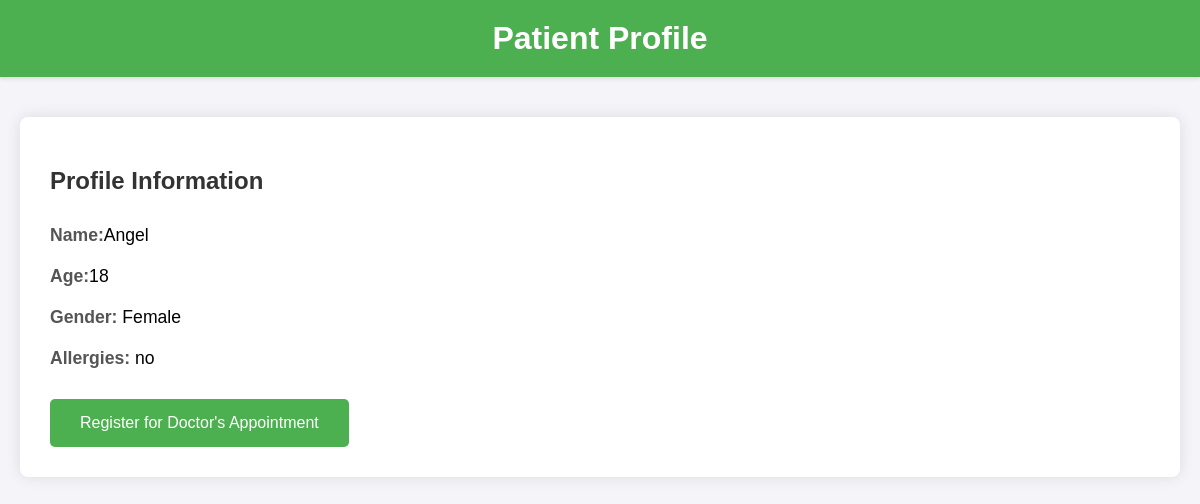
The page /patient-profile/ on the database as committed earlier.
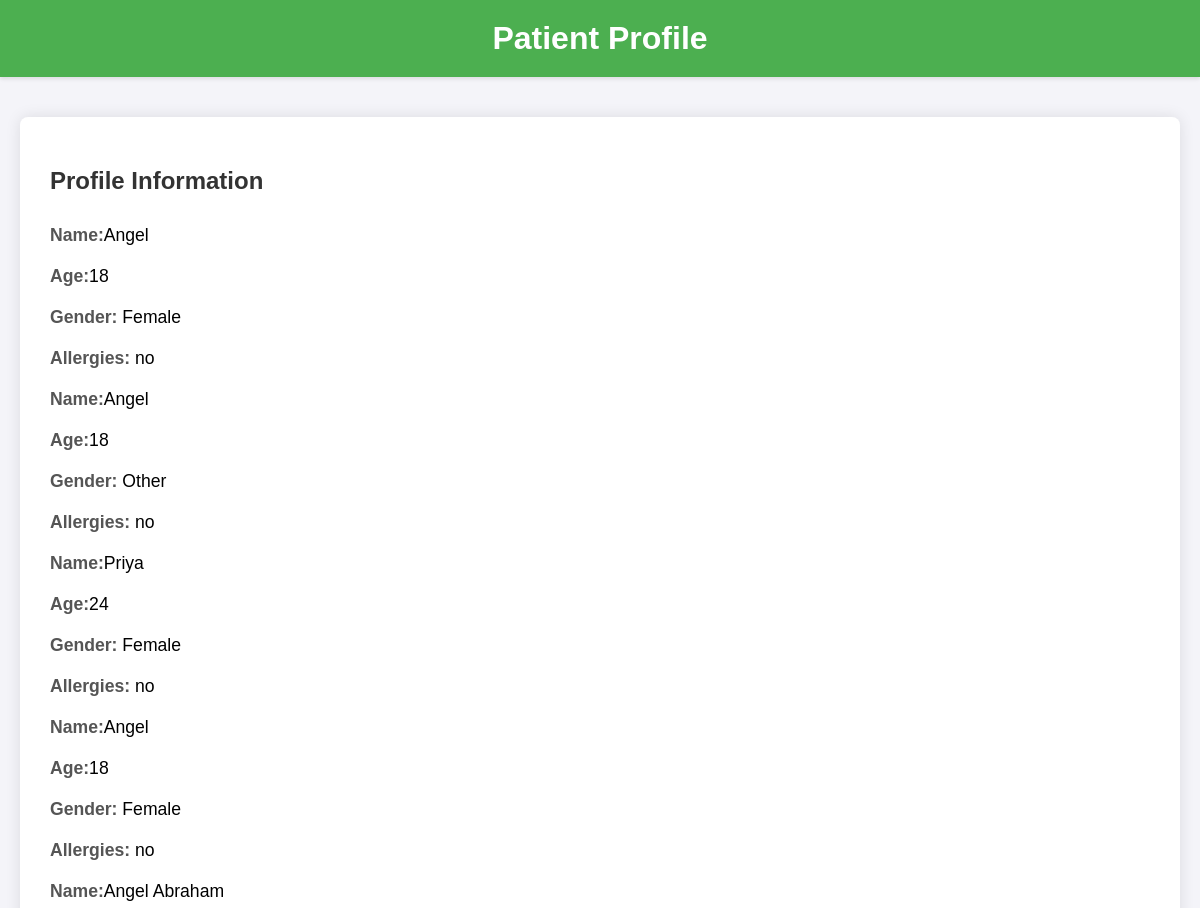
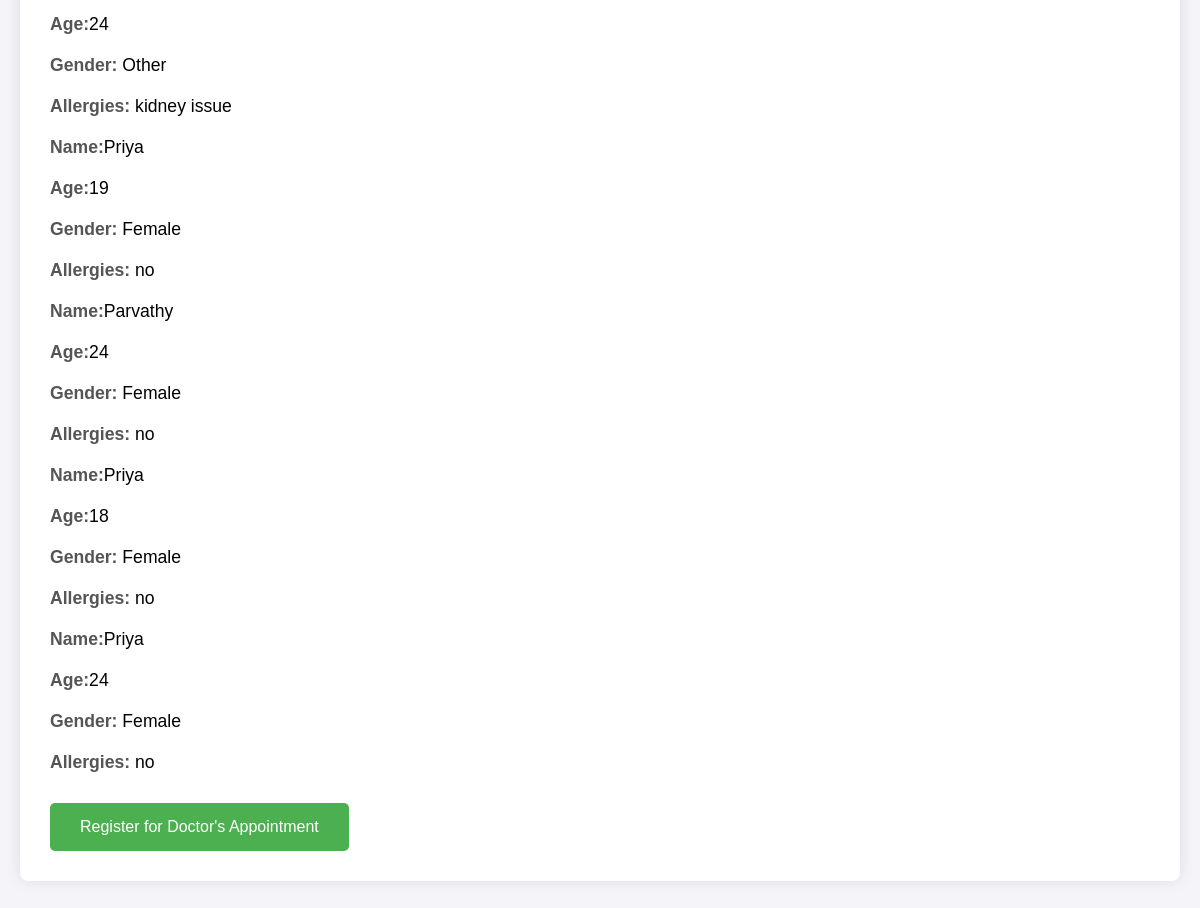
The same page on the database as committed later (2 pictures, top to bottom).
### med/models.py (models this page shows)
class Patient(models.Model):
    name = models.CharField(max_length=100)
    age = models.IntegerField()
    gender = models.CharField(max_length=100)
    bloodgroup = models.CharField(max_length=100, null=True, blank=True)
    allergies = models.CharField(max_length=100, null=True, blank=True)
    class Meta:
        db_table="patient"

### med/views.py (the view)
# urls.py: path('patient-profile/', patient_profile, name='patient-profile')
def patient_profile(request):
	patient = Patient.objects.all()
	print(patient)
	context = {'patient': patient}
	return render(request, 'patient_profile.html', context)

### med/templates/patient_profile.html (shortened to what this page needs)
<!DOCTYPE html>
<html lang="en">
<head>
</head>
<body>
    <header>
        <h1>Patient Profile</h1>
    </header>
    <main>
        <section>
            <h2>Profile Information</h2>
            <div class="profile-info">
                {% for pat in patient %}
                <p><strong>Name:</strong>{{ pat.name }}</p>
                <p><strong>Age:</strong>{{ pat.age }}</p>
                <p><strong>Gender:</strong> {{ pat.gender }}</p>
                <p><strong>Allergies:</strong> {{ pat.allergies }}</p>
                {% endfor %}
            </div>
            <div class="button-container">
                <button onclick="window.location.href=">Register for Doctor's Appointment</button>
            </div>
        </section>
    </main>
</body>
</html>

### med/templates/patient_profile.html (style rules this page uses)
body { font-family: Arial, sans-serif; background-color: #f4f4f9; margin: 0; padding: 0; }
header { background-color: #4CAF50; color: white; padding: 20px; text-align: center; box-shadow: 0 2px 4px rgba(0, 0, 0, 0.1); }
header h1 { margin: 0; }
main { padding: 40px 20px; max-width: 1200px; margin: auto; }
section { background-color: white; margin-bottom: 40px; padding: 30px; border-radius: 8px; box-shadow: 0 0 15px rgba(0, 0, 0, 0.1); }
h2 { color: #333; margin-bottom: 20px; }
.profile-info { display: flex; flex-direction: column; }
.profile-info p { margin: 10px 0; font-size: 1.1em; }
.profile-info strong { color: #555; }
.button-container { margin-top: 20px; }
button { background-color: #4CAF50; color: white; border: none; padding: 15px 30px; cursor: pointer; border-radius: 5px; font-size: 1em; transition: background-color 0.3s; }

Rows that differ between the two databases and show on the page:
added Patient: name "Angel", age "18", gender "Other", allergies "no"
added Patient: name "Priya", age "24", gender "Female", allergies "no"
added Patient: name "Angel", age "18", gender "Female", allergies "no"
added Patient: name "Angel Abraham", age "24", gender "Other", allergies "kidney issue"
added Patient: name "Priya", age "19", gender "Female", allergies "no"
added Patient: name "Parvathy", age "24", gender "Female", allergies "no"
added Patient: name "Priya", age "18", gender "Female", allergies "no"
added Patient: name "Priya", age "24", gender "Female", allergies "no"
